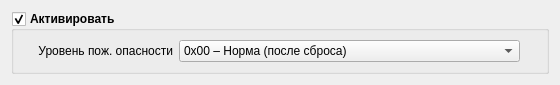
<?xml version="1.0" encoding="UTF-8"?>
<ui version="4.0">
 <class>OPA_Type0x03Widget</class>
 <widget class="QWidget" name="OPA_Type0x03Widget">
  <property name="geometry">
   <rect>
    <x>0</x>
    <y>0</y>
    <width>560</width>
    <height>73</height>
   </rect>
  </property>
  <property name="sizePolicy">
   <sizepolicy hsizetype="Preferred" vsizetype="Fixed">
    <horstretch>0</horstretch>
    <verstretch>0</verstretch>
   </sizepolicy>
  </property>
  <property name="windowTitle">
   <string>Form</string>
  </property>
  <layout class="QVBoxLayout" name="verticalLayout">
   <item>
    <widget class="QGroupBox" name="groupValues_0x13">
     <property name="font">
      <font>
       <weight>75</weight>
       <bold>true</bold>
      </font>
     </property>
     <property name="title">
      <string>Активировать</string>
     </property>
     <property name="checkable">
      <bool>true</bool>
     </property>
     <property name="checked">
      <bool>true</bool>
     </property>
     <layout class="QVBoxLayout" name="verticalLayout_2">
      <item>
       <layout class="QHBoxLayout" name="horizontalLayout_3">
        <item>
         <widget class="QLabel" name="label_3">
          <property name="minimumSize">
           <size>
            <width>150</width>
            <height>0</height>
           </size>
          </property>
          <property name="maximumSize">
           <size>
            <width>150</width>
            <height>16777215</height>
           </size>
          </property>
          <property name="font">
           <font>
            <weight>50</weight>
            <bold>false</bold>
           </font>
          </property>
          <property name="text">
           <string>Уровень пож. опасности</string>
          </property>
          <property name="alignment">
           <set>Qt::AlignRight|Qt::AlignTrailing|Qt::AlignVCenter</set>
          </property>
         </widget>
        </item>
        <item>
         <widget class="QComboBox" name="cbState_0x03">
          <property name="font">
           <font>
            <weight>50</weight>
            <bold>false</bold>
           </font>
          </property>
          <property name="sizeAdjustPolicy">
           <enum>QComboBox::AdjustToContents</enum>
          </property>
          <item>
           <property name="text">
            <string>0x00 – Норма (после сброса)</string>
           </property>
          </item>
          <item>
           <property name="text">
            <string>0x07 – ПУСК (идет отсчет времени)</string>
           </property>
          </item>
          <item>
           <property name="text">
            <string>0x08 – ОТМЕНА (отсчет времени приостановлен)</string>
           </property>
          </item>
          <item>
           <property name="text">
            <string>0x09 – Открытие УРС (УР)</string>
           </property>
          </item>
          <item>
           <property name="text">
            <string>0x0A – УРС не открылся</string>
           </property>
          </item>
          <item>
           <property name="text">
            <string>0x0B – УРС открылся</string>
           </property>
          </item>
          <item>
           <property name="text">
            <string>0x0C – ПУСК ПП (выдача пусковых импульсов на ЗПУ)</string>
           </property>
          </item>
          <item>
           <property name="text">
            <string>0x0D – Не сработали СДГ</string>
           </property>
          </item>
          <item>
           <property name="text">
            <string>0x0E – ПУСК ПРОШЕЛ</string>
           </property>
          </item>
         </widget>
        </item>
        <item>
         <spacer name="horizontalSpacer">
          <property name="orientation">
           <enum>Qt::Horizontal</enum>
          </property>
          <property name="sizeHint" stdset="0">
           <size>
            <width>40</width>
            <height>20</height>
           </size>
          </property>
         </spacer>
        </item>
       </layout>
      </item>
     </layout>
    </widget>
   </item>
  </layout>
 </widget>
 <resources/>
 <connections/>
</ui>
